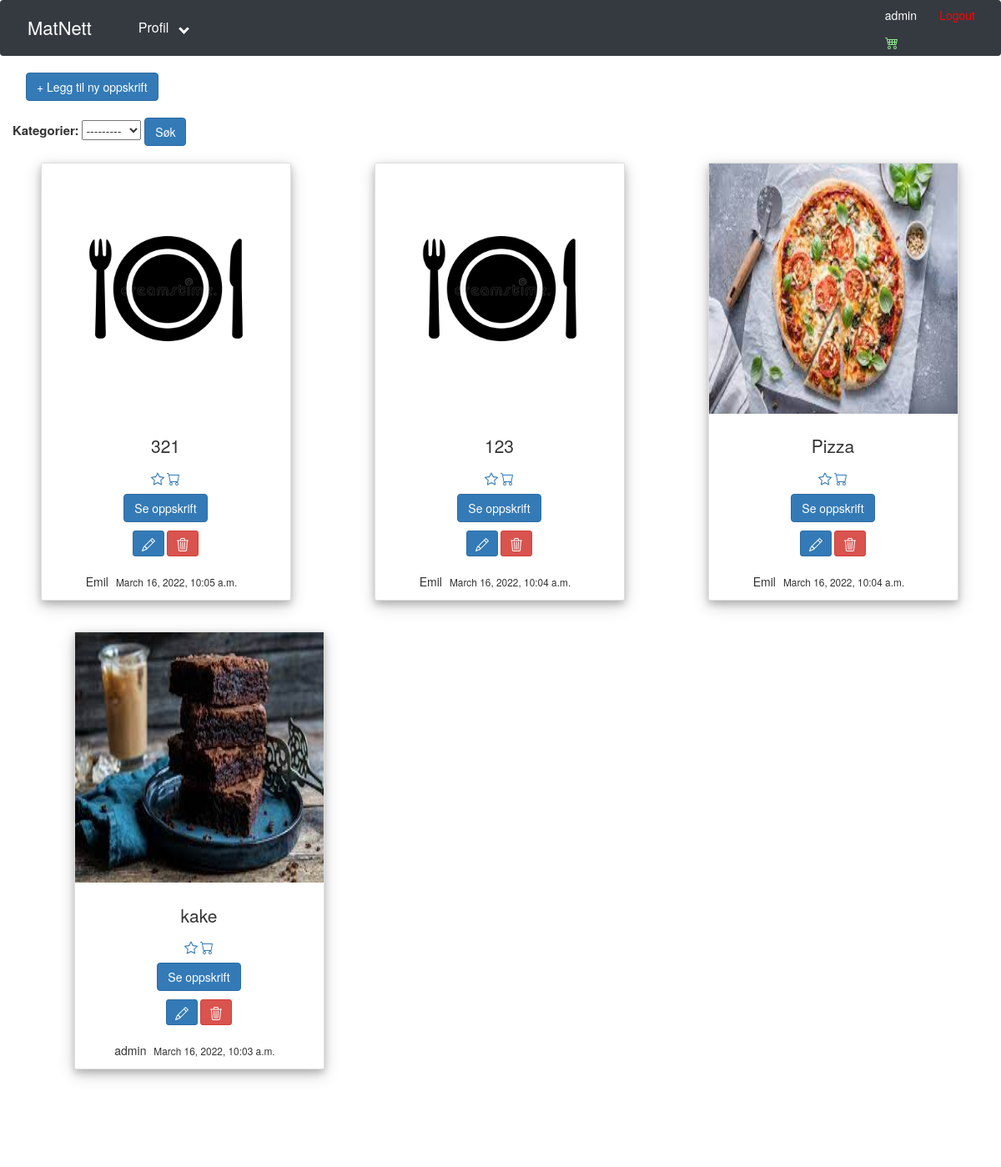
/browse/ (signed in), run on the app's committed database.
### matapp/models.py (models this page shows, shortened)
class Recipe(models.Model):
    Host = models.ForeignKey(User, null=True, on_delete=models.SET_NULL)
    title = models.CharField(max_length=200, null=True)
    description = models.TextField(null=True)
    ingredients = models.TextField(null=True)
    date_created = models.DateTimeField(auto_now_add=True, null=True)
    bilde = models.ImageField(null=True, default="defaultRecipe.jpg")
    favorite = models.ManyToManyField(User, related_name="favorite", blank=True)
    handleliste = models.ManyToManyField(User, related_name="handleliste", blank=True)
    KATEGORIER = (
        ('Frokost', 'Frokost'),
        ('Lunsj', 'Lunsj'),
        ('Middag', 'Middag'),
        ('Dessert', 'Dessert')
    )
    kategorier = models.CharField(max_length=200, null=True, choices=KATEGORIER)
    class Meta:
        ordering = ['-date_created']

### matapp/views.py (the view)
# urls.py: path('browse/', views.browse, name="home"),
@login_required(login_url='login')
def browse(request):
    recipe = Recipe.objects.all()
    myFilter = RecipeFilter(request.GET, queryset=recipe)
    recipe = myFilter.qs
    context = {'recipe':recipe, 'myFilter':myFilter}
    return render(request, 'matapp/recipes.html', context)

### matapp/templates/matapp/recipes.html (shortened to what this page needs)
{% extends 'matapp/main.html' %}
{% load static %}
{% block content %}
<a class="btn btn-primary" style="margin-left: 16px;" href="{% url 'addRecipe' %}">+ Legg til ny oppskrift</a><br><br>
<form method="get">
  {{myFilter.form}}
  <button class="btn btn-primary" type="submit">Søk</button>
</form>
<br>
<div>
    <div class="row">
        {% for i in recipe %}
        <div class="col">
            <div class="col-md">
                <div class="card text-center text-black mb-4" style="width: 30rem;" id="square1">
                    <figure>
                        <img class="bg-image bg-image-square1 bg-center-center" src="{{i.bilde.url}}"/>
                    </figure>
                    <div class="card-body">
                        <h4 class="card-title">{{i.title}}</h4>
                            {% if user in i.favorite.all %}
                            <a href="{% url 'addFavorite' i.id %}"><svg xmlns="http://www.w3.org/2000/svg" width="16" height="16" fill="gold" class="bi bi-star-fill" viewBox="0 0 16 16">
                                <path d="M3.612 15.443c-.386.198-.824-.149-.746-.592l.83-4.73L.173 6.765c-.329-.314-.158-.888.283-.95l4.898-.696L7.538.792c.197-.39.73-.39.927 0l2.184 4.327 4.898.696c.441.062.612.636.282.95l-3.522 3.356.83 4.73c.078.443-.36.79-.746.592L8 13.187l-4.389 2.256z"/>
                              </svg></a>
                            {% else %}
                            <a href="{% url 'addFavorite' i.id %}"></a>
                            {% endif %}
                        {% if user in i.handleliste.all %}
                            <a href="{% url 'addToHandleliste' i.id %}"><svg xmlns="http://www.w3.org/2000/svg" width="16" height="16" fill="currentColor" class="bi bi-cart-check" viewBox="0 0 16 16">
                                <path d="M11.354 6.354a.5.5 0 0 0-.708-.708L8 8.293 6.854 7.146a.5.5 0 1 0-.708.708l1.5 1.5a.5.5 0 0 0 .708 0l3-3z"/>
                                <path d="M.5 1a.5.5 0 0 0 0 1h1.11l.401 1.607 1.498 7.985A.5.5 0 0 0 4 12h1a2 2 0 1 0 0 4 2 2 0 0 0 0-4h7a2 2 0 1 0 0 4 2 2 0 0 0 0-4h1a.5.5 0 0 0 .491-.408l1.5-8A.5.5 0 0 0 14.5 3H2.89l-.405-1.621A.5.5 0 0 0 2 1H.5zm3.915 10L3.102 4h10.796l-1.313 7h-8.17zM6 14a1 1 0 1 1-2 0 1 1 0 0 1 2 0zm7 0a1 1 0 1 1-2 0 1 1 0 0 1 2 0z"/>
                              </svg></a>
                        {% else %}
                        <a href="{% url 'addToHandleliste' i.id %}"></a>
                        {% endif %}
                        <a class="btn btn-primary" href="{% url 'recipe' i.id %}">Se oppskrift</a>
                        {% if request.user == i.Host or request.user.username == 'admin' %}
                            <a class="btn btn-primary btn-sm" href="{% url 'editRecipe' i.id %}"></a>
                            <a class="btn btn-danger btn-sm"  href="{% url 'deleteRecipe' i.id %}"></a>
                        {% endif %}
                        <br>
                        <br>
                        <div class="article-metadata">
                            <a class="mr-2">{{i.Host}}</a>
                            <a class="mr-3"><small>{{i.date_created}}</small></a>
                        </div>
                    </div>
                </div>
            </div>
        </div>
        {% endfor %}
    </div>
</div>
{% endblock content %}

### matapp/templates/matapp/main.html (shortened to what this page needs)
{% load static %}
<!DOCTYPE html>
<html lang="en">
<head>
    <link rel="stylesheet" href="https://stackpath.bootstrapcdn.com/bootstrap/4.3.1/css/bootstrap.min.css"
>
    <link href="//netdna.bootstrapcdn.com/bootstrap/3.0.0/css/bootstrap.min.css" rel="stylesheet">
        <link rel="stylesheet" type="text/css" href="{% static '/css/light.css' %}">
</head>
<body>
    {% include 'matapp/navbar.html' %}
    <div class="container-fluid">
        {% block content %}
        {% endblock %}
    </div>
</body>
</html>

### matapp/templates/matapp/navbar.html (shortened to what this page needs)
{% load static %}
<head>
  <link rel="stylesheet" type="text/css" href="{% static '/css/nav.css' %}">
</head>
<nav class="navbar navbar-expand-lg navbar-dark bg-dark">
  <a class="navbar-brand" style="font-size: 22px; margin-left: 7px;" href="http://127.0.0.1:8000/browse">MatNett</a>
  <div class="collapse navbar-collapse" id="navbarNav">
    <ul class="navbar-nav">
      <li class="nav-item active">
        <div class="dropdown" style="float:right;">
          <button class="dropbtn">Profil &nbsp <i class="arrow down" ></i></button>
        </div>
      </div>
          <div>
            {% if request.user.is_authenticated %}
            <p style="color:white">{{request.user}} &nbsp &nbsp &nbsp  <a style="color: red; padding-right: 20px;" href="{% url 'logout' %}">Logout</a></p>
            <a href="{% url 'handleliste' request.user.id %}"></a>
          </div>
        {% endif %}
</nav>

### static/css/light.css (style rules this page uses)
body { background-color: white; }
label { font-size: 15px }
.card-title { margin: 15px; font-size: 21px; }
.card { box-shadow: 0 4px 8px 0 rgba(0, 0, 0, 0.2), 0 6px 20px 0 rgba(0, 0, 0, 0.19); }
.bg-image { height: 240px; width: 100%; }
.bg-image-square1 { -ms-background-position-x: center; -ms-background-position-y: bottom; background-position: center bottom; background-size: cover; -ms-behavior: url(/backgroundsize.min.htc); }
@media only screen and (min-width : 1200px) { .bg-image { height: 300px; } }
.col-md { margin-left: 5%; margin-right: 5%; margin-bottom: 10%; width: 300px; }

### static/css/nav.css (style rules this page uses)
.dropbtn { background-color: #343a40; color: white; padding: 16px; font-size: 16px; border: none; }
.dropdown { position: relative; display: inline-block; }
.arrow { border: solid white; border-width: 0 3px 3px 0; display: inline-block; padding: 3px; }
.down { transform: rotate(45deg); -webkit-transform: rotate(45deg); }

### data on the page
Recipe: bilde (placeholder picture), title "321", Host "Emil", date_created "March 16, 2022, 10:05 a.m."
Recipe: bilde (placeholder picture), title "123", Host "Emil", date_created "March 16, 2022, 10:04 a.m."
Recipe: bilde (picture), title "Pizza", Host "Emil", date_created "March 16, 2022, 10:04 a.m."
Recipe: bilde (picture), title "kake", Host "admin", date_created "March 16, 2022, 10:03 a.m."

### other printed values
{{ request.user }} "admin"
